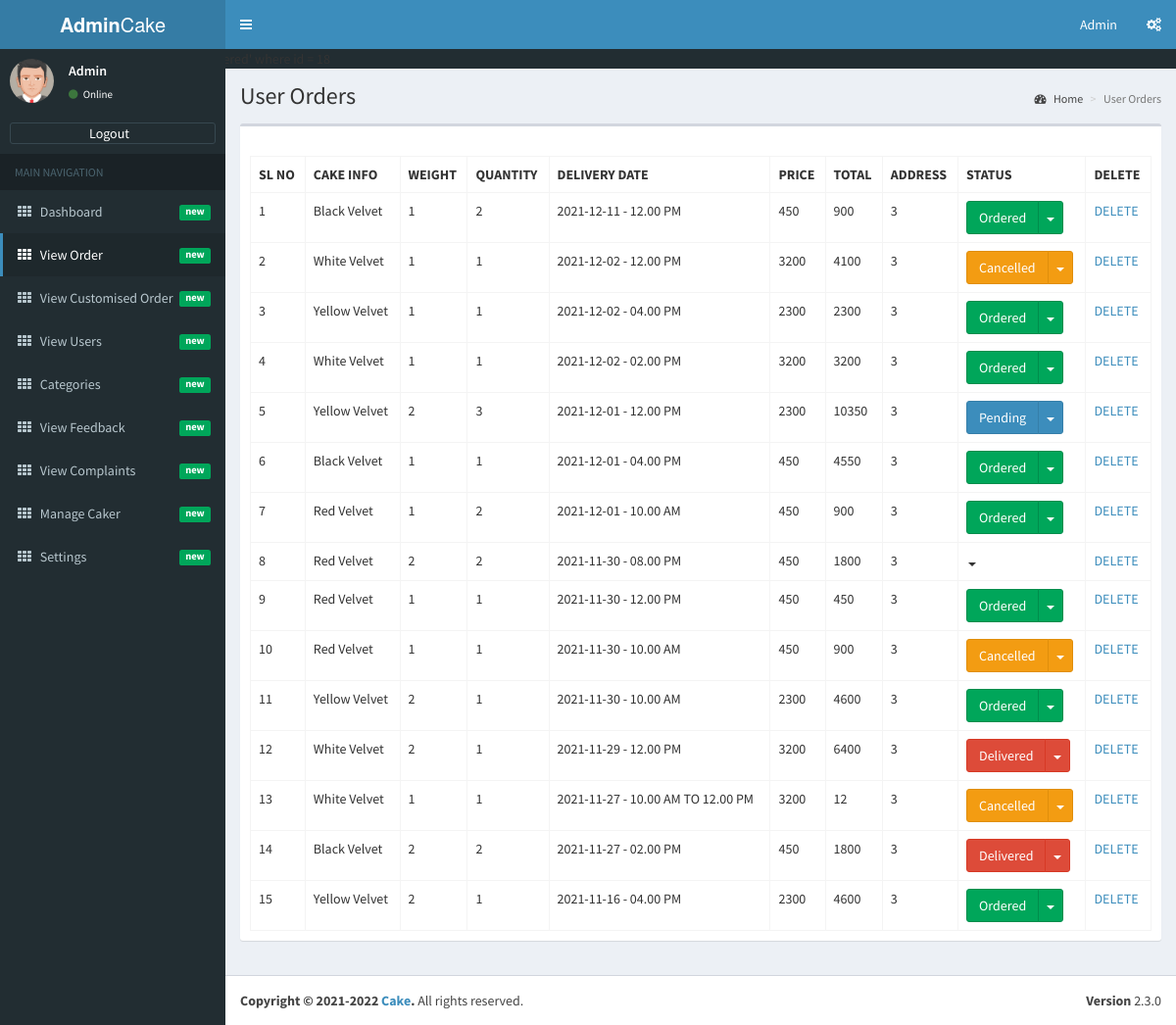
Screenshot of /admin/admin-view-orders.php?orderid=18&status=Ordered (signed in) with the database file from the repository.
### tables this page shows
CREATE TABLE IF NOT EXISTS `tbl_user_order` (
  `id` int(11) NOT NULL AUTO_INCREMENT,
  `cake_info` varchar(50) NOT NULL,
  `weight` decimal(10,0) NOT NULL,
  `quantity` int(11) NOT NULL,
  `delivery_date` date NOT NULL,
  `delivery_time` varchar(50) NOT NULL,
  `price` decimal(10,0) NOT NULL,
  `total` decimal(10,0) NOT NULL,
  `user_id` int(11) NOT NULL,
  `status` varchar(20) NOT NULL DEFAULT 'Ordered',
  `caker_id` int(11) NOT NULL,
  PRIMARY KEY (`id`)
);

### admin/admin-view-orders.php (the view, shortened to what this page needs)
<?php
if(isset($_SESSION['logged_in']) && !empty($_SESSION['logged_in']))
{
include('dbconnection.php');
require_once('admin-header.php');
if(isset($_GET['orderid']))
{
	$order_id = $_GET['orderid'];
	$status = $_GET['status'];
	$query = "update tbl_user_order set status = '$status' where id = $order_id";
	echo $query;
}
?>
<div class="content-wrapper">
  <section class="content-header">
          <h1>
            User Orders
          </h1>
      <ol class="breadcrumb">
            <li><a href="index.php"><i class="fa fa-dashboard"></i> Home</a></li>
            <li class="active">User Orders</li>
          </ol>
        </section>
        <section class="content">
          <div class="row">
            <div class="col-xs-12">
              <div class="box">
                <div class="box-header">
                </div>
                <div class="box-body">
            <table cellpadding="0" cellspacing="0" border="0" class="display table table-bordered" id="hidden-table-info">
<tbody>
<tr>
 <th>SL NO</th>
 <th>CAKE INFO</th>
 <th>WEIGHT</th>
 <th>QUANTITY</th>
 <th>DELIVERY DATE</th>
 <th>PRICE</th>
 <th>TOTAL</th>
<th>ADDRESS</th>
<th>STATUS</th>
<th>DELETE</th>
</tr>
<?php
$ret=mysqli_query($con,"select * from tbl_user_order order by delivery_date desc");
$cnt=1;
while ($row=mysqli_fetch_array($ret)) {
?>
<tr>
<td><?php echo $cnt; ?></td>
<td><?php  echo $row['cake_info'];?></td>
<td><?php  echo $row['weight'];?></td>
<td><?php  echo $row['quantity'];?></td>
<td><?php  echo $row['delivery_date'];?> - <?php  echo $row['delivery_time'];?></td>
<td><?php  echo $row['price'];?></td>
<td><?php  echo $row['total'];?></td>
<td><?php  echo $row['user_id'];?></td>
<td>
 <div class="btn-group">
 <?php
						  $status = $row['status'];
						  if($status == 'Ordered')
						  {
							echo '<button type="button" class="btn btn-success">'.$row['status'].'</button>
                      <button type="button" class="btn btn-success dropdown-toggle" data-toggle="dropdown">';
						  }
						  if($status == 'Delivered')
						  {
							echo '<button type="button" class="btn btn-danger">'.$row['status'].'</button>
                      <button type="button" class="btn btn-danger dropdown-toggle" data-toggle="dropdown">';
						  }
						   if($status == 'Pending')
						  {
						  echo '<button type="button" class="btn btn-primary">'.$row['status'].'</button>
                      <button type="button" class="btn btn-primary dropdown-toggle" data-toggle="dropdown">';
						  }
						    if($status == 'Cancelled')
						  {
						  echo '<button type="button" class="btn btn-warning">'.$row['status'].'</button>
                      <button type="button" class="btn btn-warning dropdown-toggle" data-toggle="dropdown">';
						  }
						  ?>
                       <span class="caret"></span>
                      </button>
                    </div>
</td>
<td><a href=<?php echo "admin-view-orders.php?deleteid=".$row['id'];?>>DELETE</a></td>
</tr>
<?php
$cnt=$cnt+1;
}
?>
</tbody>
</table>
                </div>
              </div>
            </div>
          </div>
        </section>
      </div>
<?php
require_once('admin-footer.php');
  }
else
{
 header("location:admin-login.php");
}
?>

### rows the page displays
tbl_user_order: cake_info "Black Velvet", weight "1", quantity "2", delivery_date "2021-12-11", delivery_time "12.00 PM", price "450", total "900", user "3", status "Ordered"
tbl_user_order: cake_info "White Velvet", weight "1", quantity "1", delivery_date "2021-12-02", delivery_time "12.00 PM", price "3200", total "4100", user "3", status "Cancelled"
tbl_user_order: cake_info "Yellow Velvet", weight "1", quantity "1", delivery_date "2021-12-02", delivery_time "04.00 PM", price "2300", total "2300", user "3", status "Ordered"
tbl_user_order: cake_info "White Velvet", weight "1", quantity "1", delivery_date "2021-12-02", delivery_time "02.00 PM", price "3200", total "3200", user "3", status "Ordered"
tbl_user_order: cake_info "Yellow Velvet", weight "2", quantity "3", delivery_date "2021-12-01", delivery_time "12.00 PM", price "2300", total "10350", user "3", status "Pending"
tbl_user_order: cake_info "Black Velvet", weight "1", quantity "1", delivery_date "2021-12-01", delivery_time "04.00 PM", price "450", total "4550", user "3", status "Ordered"
tbl_user_order: cake_info "Red Velvet", weight "1", quantity "2", delivery_date "2021-12-01", delivery_time "10.00 AM", price "450", total "900", user "3", status "Ordered"
tbl_user_order: cake_info "Red Velvet", weight "2", quantity "2", delivery_date "2021-11-30", delivery_time "08.00 PM", price "450", total "1800", user "3"
tbl_user_order: cake_info "Red Velvet", weight "1", quantity "1", delivery_date "2021-11-30", delivery_time "12.00 PM", price "450", total "450", user "3", status "Ordered"
tbl_user_order: cake_info "Red Velvet", weight "1", quantity "1", delivery_date "2021-11-30", delivery_time "10.00 AM", price "450", total "900", user "3", status "Cancelled"
tbl_user_order: cake_info "Yellow Velvet", weight "2", quantity "1", delivery_date "2021-11-30", delivery_time "10.00 AM", price "2300", total "4600", user "3", status "Ordered"
tbl_user_order: cake_info "White Velvet", weight "2", quantity "1", delivery_date "2021-11-29", delivery_time "12.00 PM", price "3200", total "6400", user "3", status "Delivered"
tbl_user_order: cake_info "White Velvet", weight "1", quantity "1", delivery_date "2021-11-27", delivery_time "10.00 AM TO 12.00 PM", price "3200", total "12", user "3", status "Cancelled"
tbl_user_order: cake_info "Black Velvet", weight "2", quantity "2", delivery_date "2021-11-27", delivery_time "02.00 PM", price "450", total "1800", user "3", status "Delivered"
tbl_user_order: cake_info "Yellow Velvet", weight "2", quantity "1", delivery_date "2021-11-16", delivery_time "04.00 PM", price "2300", total "4600", user "3", status "Ordered"

### other values shown
$query "update tbl_user_order set status = 'Ordered' where id = 18"
